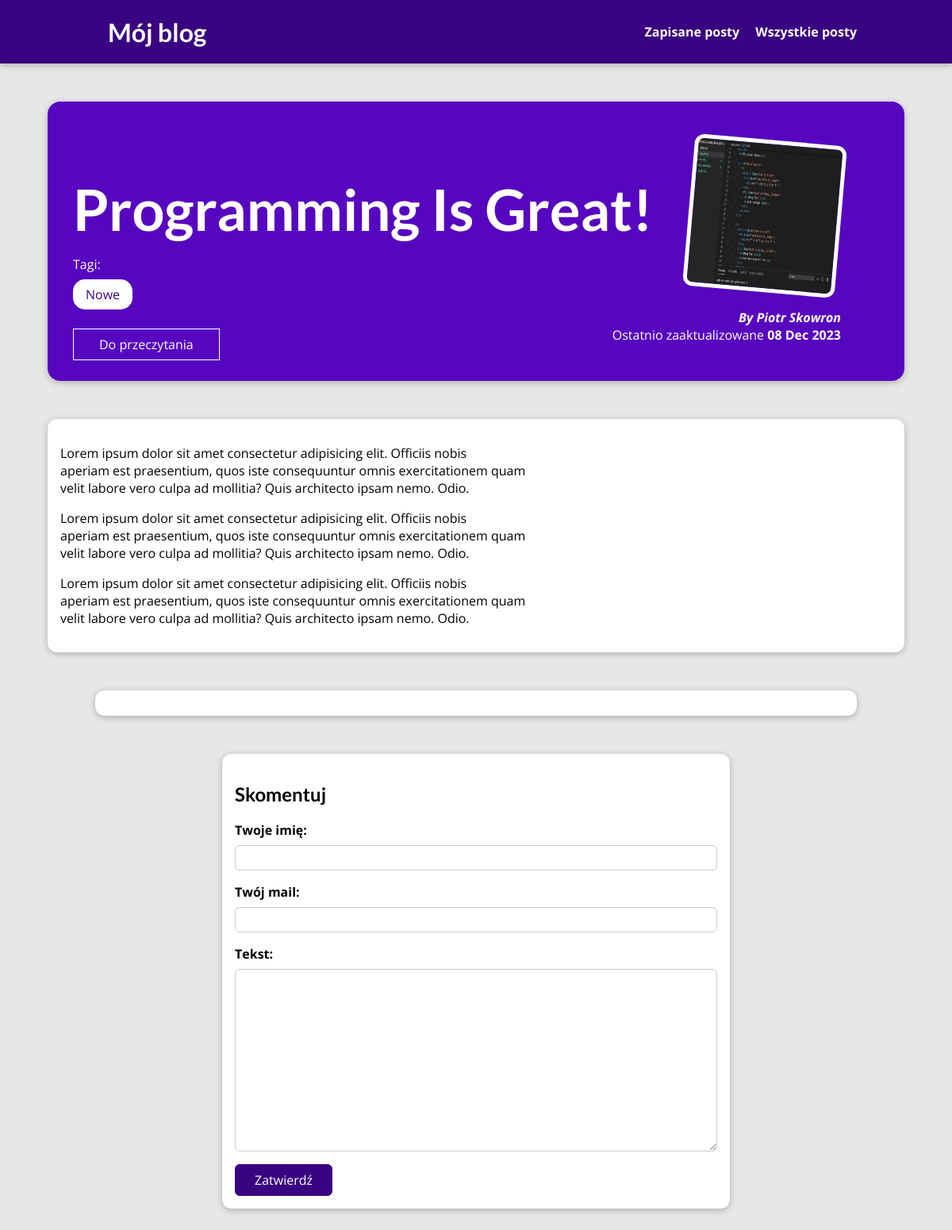
/post/programming-is-fun, run on the app's committed database.
### blog/models.py (models this page shows, shortened)
class Post(models.Model):
    tytul = models.CharField(max_length=150)
    zawartosc = models.CharField(max_length=200)
    tresc = models.TextField(validators=[MinLengthValidator(10)])
    obrazek = models.ImageField(upload_to="posty", null=True)
    data = models.DateField(auto_now=True)
    slug = models.SlugField(unique=True, db_index=True)
    hasztagi = models.ManyToManyField(Tag, null=True)
    autor = models.ForeignKey(
        Autor, on_delete=models.SET_NULL, null=True, related_name="posty")
    class Meta:
        verbose_name_plural = "Posty"

class Tag(models.Model):
    hasztag = models.CharField(max_length=20)
    class Meta:
        verbose_name_plural = "Tagi"

class Autor(models.Model):
    imie = models.CharField(max_length=100)
    nazwisko = models.CharField(max_length=100)
    email = models.EmailField()
    def full_name(self):
        return f"{self.imie} {self.nazwisko}"
    def __str__(self):
        return self.full_name()
    class Meta:
        verbose_name_plural = "Autorzy"

### blog/views.py (the view, shortened to what this page needs)
# urls.py: path("post/<slug:slug>", views.PojedynczyPostView.as_view(),
class PojedynczyPostView(View):
    def czy_zapisany_post(self, request, post_id):
        zapisane_posty = request.session.get("zapisane_posty")
        if zapisane_posty is not None:
            czy_zapisane_na_pozniej = post_id in zapisane_posty
        else:
            czy_zapisane_na_pozniej = False
        return czy_zapisane_na_pozniej
    def get(self, request, slug):
        post = Post.objects.get(slug=slug)
        context = {
            "post": post,
            "tagi_postu": post.hasztagi.all(),
            "formularz_komentarza": FormularzKomentarza,
            "komentarze": post.komentarze.all().order_by("-id"),
            "zapisane_na_pozniej": self.czy_zapisany_post(request, post.id),
        }
        return render(request, "blog/strona-postu.html", context)

### blog/templates/blog/strona-postu.html (shortened to what this page needs)
{% extends "base.html" %}
{% load static %}
{% block pliki_css %}
    <link rel="stylesheet" href="{% static "blog/strona-postu.css" %}">
{% endblock  %}
{% block content %}
 <section id="podsumowanie">
    <h2>{{ post.tytul}}</h2>
    <p>Tagi:</p>
    <div>
        {% for tag in tagi_postu %}
            <span class="tag">{{tag.hasztag}}</span>
        {% endfor %}
    </div>
    <div id="do-przeczytania">
        <form action="{% url "do-przeczytania" %}" method="POST">
            <button>
                {% if zapisane_na_pozniej %}
                    Usuń z listy
                {% else %}
                    Do przeczytania
                {% endif %}
            </button>
        </form>
    </div>
    <article>
        <img src="{{ post.obrazek.url }}" alt="{{ post.tytul }}"/>
        <address>By <a href="mailto:{{ post.autor.email}}">{{ post.autor }}</a></address>
        <div>
            Ostatnio zaaktualizowane <time>{{ post.data|date:"d M Y" }}</time>
        </div>
    </article>
 </section>
 <main>
    {{ post.tresc|linebreaks }}
 </main>
<section id="komentarze">
</section>
 <section id="formularz-detail">
    <h2>Skomentuj</h2>
    <form action="{% url "strona-postu" post.slug %}" method="POST">
        {% for pole_formularza in formularz_komentarza %}
            <div class="formularz-komentarza {% if pole_formularza.errors %}blad{% endif %} ">
                {{ pole_formularza.label_tag }}
                {{ pole_formularza }}
            </div>
        {% endfor %}
        <button>Zatwierdź</button>
    </form>
</section>
{% endblock %}

### static/aplikacja.css (style rules this page uses)
* { box-sizing: border-box; }
html { font-family: 'Open Sans', 'Lato', sans-serif; }
body { margin: 0; }
h1, h2, h3 { font-family: 'Lato', sans-serif; font-weight: bold; }

### blog/static/blog/strona-postu.css (style rules this page uses)
body { background-color: #e7e7e7; }
#podsumowanie { margin: 8rem auto 3rem auto; padding: 2rem; width: 90%; max-width: 90rem; border-radius: 16px; background-color: #5706c0; position: relative; box-shadow: 0 2px 8px rgba(0, 0, 0, 0.25); height: 22rem; }
#podsumowanie h2 { color: white; font-size: 4.5rem; margin-bottom: 0.25rem; }
#podsumowanie article { position: absolute; top: 2rem; right: 3rem; padding: 1rem 2rem; border-radius: 12px; text-align: right; color: white; }
#podsumowanie article img { width: 12rem; height: 12rem; border-radius: 12px; transform: rotateZ(5deg); border: 5px solid white; margin-bottom: 1rem; }
#podsumowanie address { font-weight: bold; }
#podsumowanie p, a { color: white; text-decoration: none; }
#podsumowanie time { font-weight: bold; }
#do-przeczytania { margin: 2rem 0; }
#do-przeczytania button { background-color: transparent; border: 1px solid white; padding: 0.5rem 2rem; font: inherit; color: white; cursor: pointer; }
main { width: 90%; max-width: 90rem; margin: 3rem auto; background-color: white; padding: 1rem; border-radius: 12px; box-shadow: 0 2px 8px rgba(0, 0, 0, 0.25); }
.tag { background-color: white; color: #390281; padding: 0.5rem 1rem; border-radius: 15px; }
#formularz-detail { margin: 3rem auto; width: 90%; max-width: 40rem; border-radius: 12px; background-color: white; box-shadow: 0 2px 8px rgba(0, 0, 0, 0.25); padding: 1rem; }
#formularz-detail button { font: inherit; background-color: #390281; color: white; border: 1px solid #390281; padding: 0.5rem 1.5rem; border-radius: 6px; cursor: pointer; }
.formularz-komentarza { margin-bottom: 1rem; }
.formularz-komentarza label { font-weight: bold; margin-bottom: 0.5rem; display: block; }
.formularz-komentarza input, .formularz-komentarza textarea { display: block; width: 100%; font: inherit; padding: 0.25rem; border-radius: 6px; border: 1px solid #ccc; }
#komentarze { margin: 3rem auto; width: 90%; max-width: 60rem; border-radius: 12px; background-color: white; box-shadow: 0 2px 8px rgba(0, 0, 0, 0.25); padding: 1rem 2rem; }

### data on the page
Post: tytul "Programming Is Great!", obrazek (picture), autor "Piotr Skowron", data "08 Dec 2023", tresc "Lorem ipsum dolor sit amet consectetur adipisicing elit. Officiis nobis aperiam est praesentium, quos iste consequuntur omnis exercitationem quam velit labore vero culpa ad mollitia? Quis architecto ipsam nemo. Odio. Lorem ipsum dolor sit amet consectetur adipisicing elit. Officiis nobis aperiam est praesentium, quos iste consequuntur omnis exercitationem quam velit labore vero culpa ad mollitia? Quis architecto ipsam nemo. Odio. Lorem ipsum dolor sit amet consectetur adipisicing elit. Officiis nobis aperiam est praesentium, quos iste consequuntur omnis exercitationem quam velit labore vero culpa ad mollitia? Quis architecto ipsam nemo. Odio."
Tag: hasztag "Nowe"

### other printed values
{{ pole_formularza.label_tag }} "Twoje imię:" "Twój mail:" "Tekst:"
